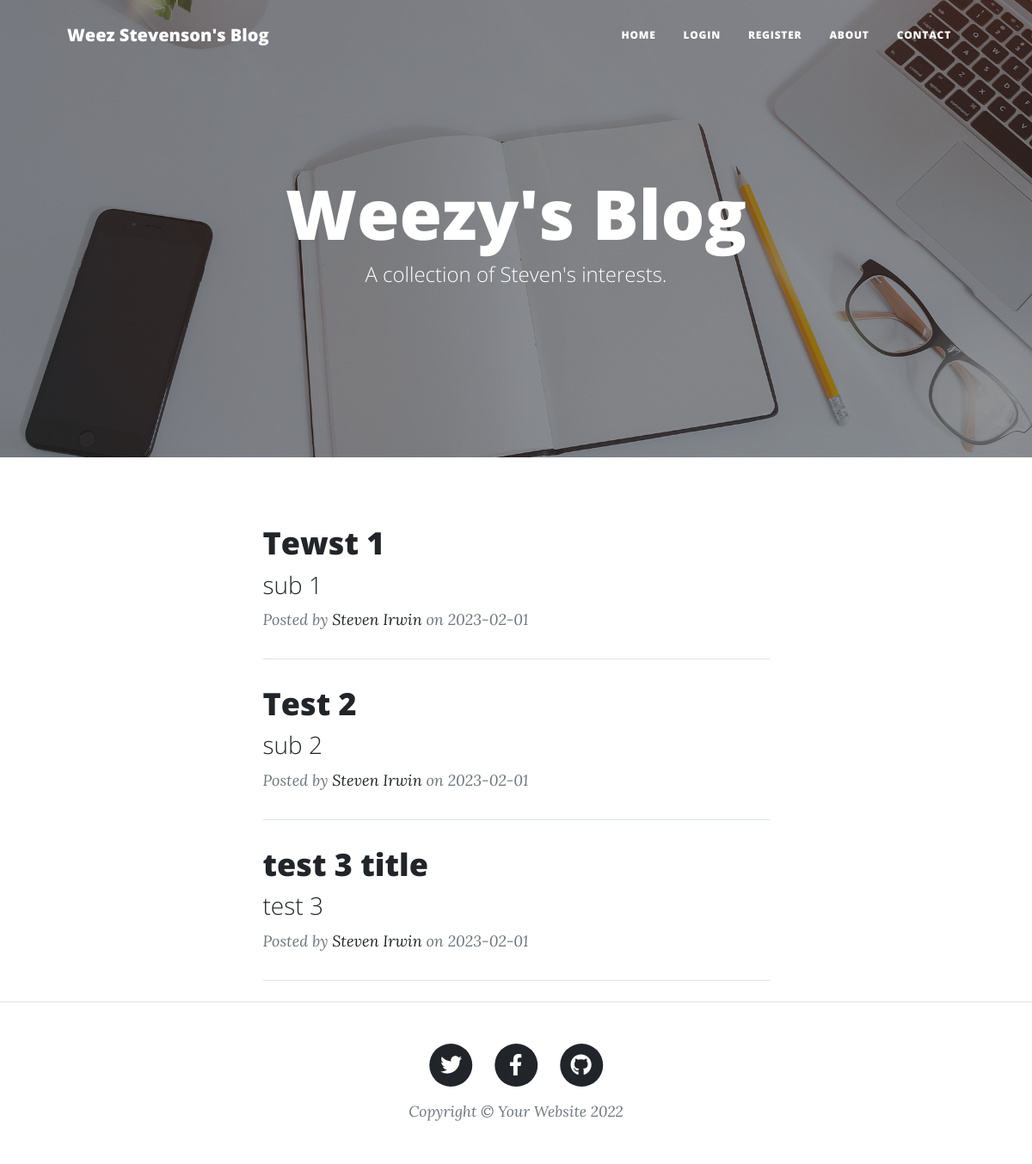
The page / on the database its author committed.
### main.py (models this page shows)
class BlogPost(db.Model):
    __tablename__ = 'blog_posts'
    id = db.Column(db.Integer, primary_key=True)
    title = db.Column(db.String(250), nullable=False)
    subtitle = db.Column(db.String(250), nullable=False)
    date = db.Column(db.Date(), nullable=False)
    body = db.Column(db.Text, nullable=False)
    img_url = db.Column(db.String(250), nullable=False)
    author_id = db.Column(db.Integer, db.ForeignKey('users.id'), nullable=False)
    author = db.relationship('User', back_populates="posts")
    comments = db.relationship("Comment", back_populates="parent_post")

class User(UserMixin, db.Model):
    __tablename__ = "users"
    id = db.Column(db.Integer, primary_key=True)
    email = db.Column(db.String(100), unique=True)
    password = db.Column(db.String(100))
    name = db.Column(db.String(1000))
    posts = db.relationship("BlogPost", back_populates='author')
    comments = db.relationship("Comment", back_populates="comment_author")

### main.py (the view)
@app.route('/')  # Decorator that reads/routes traffic based on the url/directory
def home():
    blog_posts = db.session.query(BlogPost).order_by(BlogPost.date.desc()).all()
    print(blog_posts)
    print('stop')
    return render_template("index.html", all_posts=blog_posts, year=CURRENT_YEAR, current_user=current_user)

### templates/index.html (shortened to what this page needs)
{% include 'header.html' %}
        <header class="masthead" style="background-image: url(  {{ url_for('static', filename='img/home-bg.jpg') }}  )">
            <div class="container position-relative px-4 px-lg-5">
                <div class="row gx-4 gx-lg-5 justify-content-center">
                    <div class="col-md-10 col-lg-8 col-xl-7">
                        <div class="site-heading">
                            <h1>Weezy's Blog</h1>
                            <span class="subheading">A collection of Steven's interests.</span>
                        </div>
                    </div>
                </div>
            </div>
        </header>
        <div class="container px-4 px-lg-5">
            <div class="row gx-4 gx-lg-5 justify-content-center">
                <div class="col-md-10 col-lg-8 col-xl-7">
                    {% for post in all_posts: %}
                    <div class="post-preview">
                        <a href="{{ url_for('show_post', post_id=post.id) }}">
                            <h2 class="post-title">{{ post.title }}</h2>
                            <h3 class="post-subtitle">{{ post.subtitle }}</h3>
                        </a>
                        <p class="post-meta">
                            Posted by
                            <a href="{{ url_for('show_post', post_id=post.id) }}">
                                {{ post.author.name }}
                            </a>
                            on {{ post.date }}
                        </p>
                    </div>
                    <hr class="my-4" />
                    {% endfor %}
                </div>
            </div>
        </div>
        {% include 'footer.html' %}

### templates/header.html (shortened to what this page needs)
<!DOCTYPE html>
<html lang="en" xmlns="http://www.w3.org/1999/html">
<head>
    <link href="{{ url_for('static', filename='css/styles.css') }}" rel="stylesheet" />
</head>
<body>
    <nav class="navbar navbar-expand-lg navbar-light" id="mainNav">
        <div class="container px-4 px-lg-5">
            <a class="navbar-brand" href="{{ url_for('home') }}">Weez Stevenson's Blog</a>
            <div class="collapse navbar-collapse" id="navbarResponsive">
                <ul class="navbar-nav ms-auto py-4 py-lg-0">
                    <li class="nav-item">
                        <a class="nav-link px-lg-3 py-3 py-lg-4" href="{{ url_for('home') }}">Home</a>
                    </li>
                    {% if not current_user.is_authenticated: %}
                    <li class="nav-item">
                        <a class="nav-link px-lg-3 py-3 py-lg-4" href="{{ url_for('login') }}">Login</a>
                    </li>
                    <li class="nav-item">
                        <a class="nav-link px-lg-3 py-3 py-lg-4" href="{{ url_for('register_new_user') }}">Register</a>
                    </li>
                    {% else: %}
                    <li class="nav-item">
                        <a class="nav-link px-lg-3 py-3 py-lg-4" href="{{ url_for('logout') }}">Log Out</a>
                    </li>
                    {% endif %}
                    <li class="nav-item"><a class="nav-link px-lg-3 py-3 py-lg-4" href="{{ url_for('about') }}">About</a></li>
                    <li class="nav-item"><a class="nav-link px-lg-3 py-3 py-lg-4" href="{{ url_for('contact') }}">Contact</a></li>
                </ul>
            </div>
        </div>
    </nav>

### templates/footer.html (shortened to what this page needs)
    <footer class="border-top">
        <div class="container px-4 px-lg-5">
            <div class="row gx-4 gx-lg-5 justify-content-center">
                <div class="col-md-10 col-lg-8 col-xl-7">
                    <ul class="list-inline text-center">
                        <li class="list-inline-item">
                            <a href="#!">
                                <span class="fa-stack fa-lg">
                                    <i class="fas fa-circle fa-stack-2x"></i>
                                    <i class="fab fa-twitter fa-stack-1x fa-inverse"></i>
                                </span>
                            </a>
                        </li>
                        <li class="list-inline-item">
                            <a href="#!">
                                <span class="fa-stack fa-lg">
                                    <i class="fas fa-circle fa-stack-2x"></i>
                                    <i class="fab fa-facebook-f fa-stack-1x fa-inverse"></i>
                                </span>
                            </a>
                        </li>
                        <li class="list-inline-item">
                            <a href="#!">
                                <span class="fa-stack fa-lg">
                                    <i class="fas fa-circle fa-stack-2x"></i>
                                    <i class="fab fa-github fa-stack-1x fa-inverse"></i>
                                </span>
                            </a>
                        </li>
                    </ul>
                    <div class="small text-center text-muted fst-italic">Copyright &copy; Your Website 2022</div>
                </div>
            </div>
        </div>
    </footer>
</body>
</html>

### rows shown on the page
BlogPost: title "Tewst 1", subtitle "sub 1", author.name "Steven Irwin", date "2023-02-01"
BlogPost: title "Test 2", subtitle "sub 2", author.name "Steven Irwin", date "2023-02-01"
BlogPost: title "test 3 title", subtitle "test 3", author.name "Steven Irwin", date "2023-02-01"
